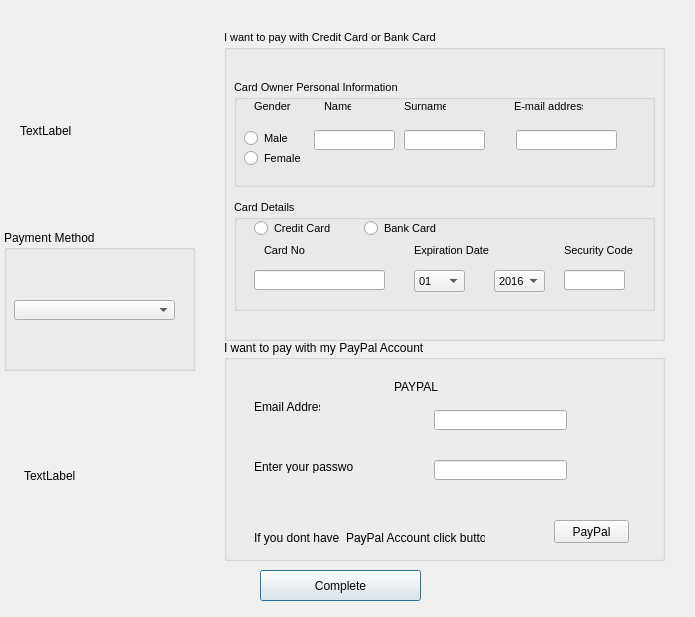
<?xml version="1.0" encoding="UTF-8"?>
<ui version="4.0">
 <class>Payment</class>
 <widget class="QDialog" name="Payment">
  <property name="geometry">
   <rect>
    <x>0</x>
    <y>0</y>
    <width>695</width>
    <height>617</height>
   </rect>
  </property>
  <property name="windowTitle">
   <string>Payment</string>
  </property>
  <widget class="QPushButton" name="pushButton_2">
   <property name="geometry">
    <rect>
     <x>260</x>
     <y>570</y>
     <width>161</width>
     <height>31</height>
    </rect>
   </property>
   <property name="text">
    <string>Complete</string>
   </property>
  </widget>
  <widget class="QGroupBox" name="CreditBankgroup">
   <property name="geometry">
    <rect>
     <x>224</x>
     <y>30</y>
     <width>441</width>
     <height>311</height>
    </rect>
   </property>
   <property name="font">
    <font>
     <family>MS Shell Dlg 2</family>
     <pointsize>8</pointsize>
     <weight>50</weight>
     <bold>false</bold>
    </font>
   </property>
   <property name="title">
    <string>I want to pay with Credit Card or Bank Card</string>
   </property>
   <widget class="QGroupBox" name="groupBox_4">
    <property name="geometry">
     <rect>
      <x>10</x>
      <y>50</y>
      <width>421</width>
      <height>107</height>
     </rect>
    </property>
    <property name="title">
     <string>Card Owner Personal Information</string>
    </property>
    <widget class="QRadioButton" name="maleRadioButton">
     <property name="geometry">
      <rect>
       <x>10</x>
       <y>50</y>
       <width>82</width>
       <height>17</height>
      </rect>
     </property>
     <property name="text">
      <string>Male</string>
     </property>
    </widget>
    <widget class="QRadioButton" name="femaleRadioButton">
     <property name="geometry">
      <rect>
       <x>10</x>
       <y>70</y>
       <width>82</width>
       <height>17</height>
      </rect>
     </property>
     <property name="text">
      <string>Female</string>
     </property>
    </widget>
    <widget class="QLineEdit" name="nameInput">
     <property name="geometry">
      <rect>
       <x>80</x>
       <y>50</y>
       <width>81</width>
       <height>20</height>
      </rect>
     </property>
    </widget>
    <widget class="QLineEdit" name="surnameInput">
     <property name="geometry">
      <rect>
       <x>170</x>
       <y>50</y>
       <width>81</width>
       <height>20</height>
      </rect>
     </property>
    </widget>
    <widget class="QLineEdit" name="emailAddressInput">
     <property name="geometry">
      <rect>
       <x>282</x>
       <y>50</y>
       <width>101</width>
       <height>20</height>
      </rect>
     </property>
    </widget>
    <widget class="QLabel" name="label">
     <property name="geometry">
      <rect>
       <x>90</x>
       <y>20</y>
       <width>27</width>
       <height>13</height>
      </rect>
     </property>
     <property name="text">
      <string>Name</string>
     </property>
    </widget>
    <widget class="QLabel" name="label_2">
     <property name="geometry">
      <rect>
       <x>170</x>
       <y>20</y>
       <width>42</width>
       <height>13</height>
      </rect>
     </property>
     <property name="text">
      <string>Surname</string>
     </property>
    </widget>
    <widget class="QLabel" name="label_3">
     <property name="geometry">
      <rect>
       <x>280</x>
       <y>20</y>
       <width>69</width>
       <height>13</height>
      </rect>
     </property>
     <property name="text">
      <string>E-mail address</string>
     </property>
    </widget>
    <widget class="QLabel" name="label_11">
     <property name="geometry">
      <rect>
       <x>20</x>
       <y>20</y>
       <width>47</width>
       <height>13</height>
      </rect>
     </property>
     <property name="text">
      <string>Gender</string>
     </property>
    </widget>
   </widget>
   <widget class="QGroupBox" name="groupBox_5">
    <property name="geometry">
     <rect>
      <x>10</x>
      <y>170</y>
      <width>421</width>
      <height>111</height>
     </rect>
    </property>
    <property name="title">
     <string>Card Details</string>
    </property>
    <widget class="QRadioButton" name="creditCardRadioButton">
     <property name="geometry">
      <rect>
       <x>20</x>
       <y>20</y>
       <width>82</width>
       <height>17</height>
      </rect>
     </property>
     <property name="text">
      <string>Credit Card</string>
     </property>
    </widget>
    <widget class="QRadioButton" name="bankCardRadioButton">
     <property name="geometry">
      <rect>
       <x>130</x>
       <y>20</y>
       <width>82</width>
       <height>17</height>
      </rect>
     </property>
     <property name="text">
      <string>Bank Card</string>
     </property>
    </widget>
    <widget class="QLineEdit" name="cardNoInput">
     <property name="geometry">
      <rect>
       <x>20</x>
       <y>70</y>
       <width>131</width>
       <height>20</height>
      </rect>
     </property>
    </widget>
    <widget class="QComboBox" name="comboMonth">
     <property name="geometry">
      <rect>
       <x>180</x>
       <y>70</y>
       <width>51</width>
       <height>22</height>
      </rect>
     </property>
     <item>
      <property name="text">
       <string>01</string>
      </property>
     </item>
     <item>
      <property name="text">
       <string>02</string>
      </property>
     </item>
     <item>
      <property name="text">
       <string>03</string>
      </property>
     </item>
     <item>
      <property name="text">
       <string>04</string>
      </property>
     </item>
     <item>
      <property name="text">
       <string>05</string>
      </property>
     </item>
     <item>
      <property name="text">
       <string>06</string>
      </property>
     </item>
     <item>
      <property name="text">
       <string>07</string>
      </property>
     </item>
     <item>
      <property name="text">
       <string>08</string>
      </property>
     </item>
     <item>
      <property name="text">
       <string>09</string>
      </property>
     </item>
     <item>
      <property name="text">
       <string>10</string>
      </property>
     </item>
     <item>
      <property name="text">
       <string>11</string>
      </property>
     </item>
     <item>
      <property name="text">
       <string>12</string>
      </property>
     </item>
    </widget>
    <widget class="QComboBox" name="comboYear">
     <property name="geometry">
      <rect>
       <x>260</x>
       <y>70</y>
       <width>51</width>
       <height>22</height>
      </rect>
     </property>
     <item>
      <property name="text">
       <string>2016</string>
      </property>
     </item>
     <item>
      <property name="text">
       <string>2017</string>
      </property>
     </item>
     <item>
      <property name="text">
       <string>2018</string>
      </property>
     </item>
     <item>
      <property name="text">
       <string>2019</string>
      </property>
     </item>
     <item>
      <property name="text">
       <string>2020</string>
      </property>
     </item>
     <item>
      <property name="text">
       <string>2021</string>
      </property>
     </item>
    </widget>
    <widget class="QLineEdit" name="securityCodeInput">
     <property name="geometry">
      <rect>
       <x>330</x>
       <y>70</y>
       <width>61</width>
       <height>20</height>
      </rect>
     </property>
    </widget>
    <widget class="QLabel" name="label_8">
     <property name="geometry">
      <rect>
       <x>30</x>
       <y>40</y>
       <width>47</width>
       <height>21</height>
      </rect>
     </property>
     <property name="text">
      <string>Card No</string>
     </property>
    </widget>
    <widget class="QLabel" name="label_9">
     <property name="geometry">
      <rect>
       <x>180</x>
       <y>40</y>
       <width>81</width>
       <height>20</height>
      </rect>
     </property>
     <property name="text">
      <string>Expiration Date</string>
     </property>
    </widget>
    <widget class="QLabel" name="label_10">
     <property name="geometry">
      <rect>
       <x>330</x>
       <y>40</y>
       <width>71</width>
       <height>20</height>
      </rect>
     </property>
     <property name="text">
      <string>Security Code</string>
     </property>
    </widget>
   </widget>
  </widget>
  <widget class="QGroupBox" name="groupBox">
   <property name="geometry">
    <rect>
     <x>4</x>
     <y>230</y>
     <width>191</width>
     <height>141</height>
    </rect>
   </property>
   <property name="title">
    <string>Payment Method</string>
   </property>
   <widget class="QComboBox" name="comboBox">
    <property name="geometry">
     <rect>
      <x>10</x>
      <y>70</y>
      <width>161</width>
      <height>20</height>
     </rect>
    </property>
   </widget>
  </widget>
  <widget class="QGroupBox" name="paypalGroup">
   <property name="geometry">
    <rect>
     <x>224</x>
     <y>340</y>
     <width>441</width>
     <height>221</height>
    </rect>
   </property>
   <property name="title">
    <string>I want to pay with my PayPal Account</string>
   </property>
   <widget class="QLineEdit" name="emailAddressInput_2">
    <property name="geometry">
     <rect>
      <x>210</x>
      <y>70</y>
      <width>133</width>
      <height>20</height>
     </rect>
    </property>
   </widget>
   <widget class="QLineEdit" name="passwordInput">
    <property name="geometry">
     <rect>
      <x>210</x>
      <y>120</y>
      <width>133</width>
      <height>20</height>
     </rect>
    </property>
    <property name="echoMode">
     <enum>QLineEdit::Password</enum>
    </property>
   </widget>
   <widget class="QPushButton" name="pushButton">
    <property name="geometry">
     <rect>
      <x>330</x>
      <y>180</y>
      <width>75</width>
      <height>23</height>
     </rect>
    </property>
    <property name="text">
     <string>PayPal</string>
    </property>
   </widget>
   <widget class="QLabel" name="label_4">
    <property name="geometry">
     <rect>
      <x>30</x>
      <y>60</y>
      <width>66</width>
      <height>13</height>
     </rect>
    </property>
    <property name="text">
     <string>Email Address</string>
    </property>
   </widget>
   <widget class="QLabel" name="label_5">
    <property name="geometry">
     <rect>
      <x>30</x>
      <y>120</y>
      <width>100</width>
      <height>13</height>
     </rect>
    </property>
    <property name="text">
     <string>Enter your password</string>
    </property>
   </widget>
   <widget class="QLabel" name="label_6">
    <property name="geometry">
     <rect>
      <x>170</x>
      <y>40</y>
      <width>47</width>
      <height>13</height>
     </rect>
    </property>
    <property name="text">
     <string>PAYPAL</string>
    </property>
   </widget>
   <widget class="QLabel" name="label_7">
    <property name="geometry">
     <rect>
      <x>30</x>
      <y>190</y>
      <width>231</width>
      <height>16</height>
     </rect>
    </property>
    <property name="text">
     <string>If you dont have  PayPal Account click button..</string>
    </property>
   </widget>
  </widget>
  <widget class="QLabel" name="label_pic2">
   <property name="geometry">
    <rect>
     <x>24</x>
     <y>400</y>
     <width>161</width>
     <height>151</height>
    </rect>
   </property>
   <property name="text">
    <string>TextLabel</string>
   </property>
  </widget>
  <widget class="QLabel" name="label_pic">
   <property name="geometry">
    <rect>
     <x>20</x>
     <y>50</y>
     <width>191</width>
     <height>161</height>
    </rect>
   </property>
   <property name="text">
    <string>TextLabel</string>
   </property>
  </widget>
 </widget>
 <layoutdefault spacing="6" margin="11"/>
 <resources/>
 <connections/>
</ui>
